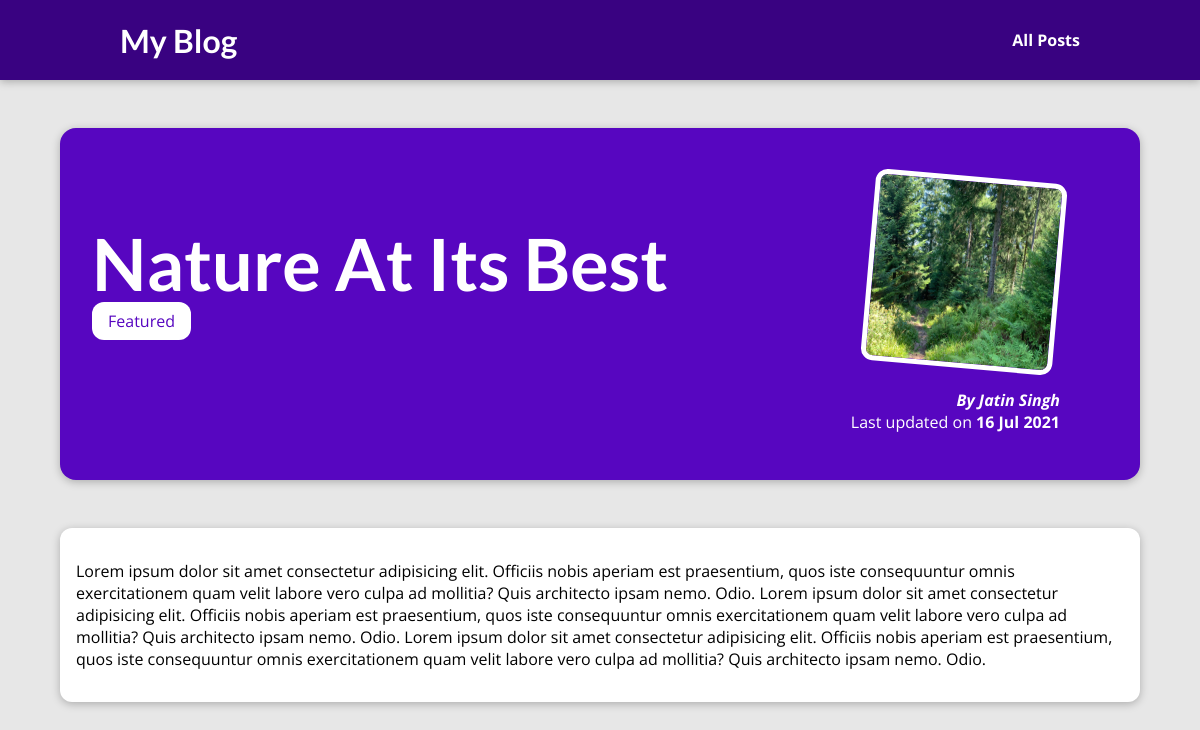
Page /post/into-the-woods on the committed database.
### blog/models.py (models this page shows, shortened)
class Post(models.Model):
    title = models.CharField(max_length=200)
    excerpt = models.CharField(max_length=30)
    image_name = models.CharField(max_length=100)
    date = models.DateField(auto_now=True)
    slug = models.SlugField(unique=True,db_index=True) #db_index = True is automatically True for SlugFields...
    content = models.TextField(validators=[MinLengthValidator(10)])
    author = models.ForeignKey(Author, on_delete=models.SET_NULL, null=True)
    tags = models.ManyToManyField(Tag)

class Tag(models.Model):
    caption = models.CharField(max_length=20)

class Author(models.Model):
    first_name = models.CharField(max_length=100)
    last_name = models.CharField(max_length=100, blank=True)
    email_address = models.EmailField()
    def __str__(self):
        return f"{self.first_name} {self.last_name}"

### blog/views.py (the view)
# urls.py: path('post/<slug:slug>',views.post_detail,name="post-detail-page")
def post_detail(request,slug):
    identified_post = Post.objects.get(slug=slug)
    return render(request,"blog/post-detail.html",{
        "identified_post": identified_post,
        "post_tags":identified_post.tags.all()
    })

### blog/templates/blog/post-detail.html (shortened to what this page needs)
{% extends 'base.html' %}
{% load static %}
{% block css_files %}
    <link rel="stylesheet" href="{% static 'blog/post-detail.css' %}">
{% endblock css_files %}
{% block content %}
<section id="summary">
    <h2>{{ identified_post.title}}</h2>
    <div class="tags">
        {% for tag in post_tags %}
            <span>{{tag.caption}}</span>
        {% endfor %}
    </div>
    <article>
        <img src="{% static 'blog/images/'|add:identified_post.image_name %}" alt="Post Title">
        <address> By <a href="mailto:{{identified_post.author.email_address}}">{{identified_post.author}}</a></address>
        <div>
            Last updated on <time>{{identified_post.date|date:"d M Y"}}</time>
        </div>
    </article>
</section>
    <main>
    <p>{{identified_post.content}}</p>
    </main>
{% endblock content %}

### blog/static/blog/post-detail.css (style rules this page uses)
body { background-color: #e7e7e7; }
#summary { margin: 8rem auto 3rem auto; padding: 2rem; width: 90%; max-width: 90rem; border-radius: 16px; background-color: #5706c0; position: relative; box-shadow: 0 2px 8px rgba(0, 0, 0, 0.25); height: 22rem; }
#summary h2 { color: white; font-size: 4.5rem; margin-bottom: 0.25rem; }
#summary article { position: absolute; top: 2rem; right: 3rem; padding: 1rem 2rem; border-radius: 12px; text-align: right; color: white; }
#summary article img { width: 12rem; height: 12rem; border-radius: 12px; transform: rotateZ(5deg); border: 5px solid white; margin-bottom: 1rem; }
#summary address { font-weight: bold; }
#summary time { font-weight: bold; }
main { width: 90%; max-width: 90rem; margin: 3rem auto; background-color: white; padding: 1rem; border-radius: 12px; box-shadow: 0 2px 8px rgba(0, 0, 0, 0.25); }
#summary a { color: white; text-decoration: none; }
.tags { background-color: white; color: #5706c0; display: inline; padding: .5rem 1rem; border-radius: 12px; }

### static/app.css (style rules this page uses)
* { box-sizing: border-box; }
html { font-family: 'Open Sans', 'Lato', sans-serif; }
body { margin: 0; }
h1, h2, h3 { font-family: 'Lato', sans-serif; font-weight: bold; }

### rows in the picture
Post: title "Nature At Its Best", image_name (picture), author "Jatin Singh", date "16 Jul 2021", content "Lorem ipsum dolor sit amet consectetur adipisicing elit. Officiis nobis aperiam est praesentium, quos iste consequuntur omnis exercitationem quam velit labore vero culpa ad mollitia? Quis architecto ipsam nemo. Odio. Lorem ipsum dolor sit amet consectetur adipisicing elit. Officiis nobis aperiam est praesentium, quos iste consequuntur omnis exercitationem quam velit labore vero culpa ad mollitia? Quis architecto ipsam nemo. Odio. Lorem ipsum dolor sit amet consectetur adipisicing elit. Officiis nobis aperiam est praesentium, quos iste consequuntur omnis exercitationem quam velit labore vero culpa ad mollitia? Quis architecto ipsam nemo. Odio."
Tag: caption "Featured"
